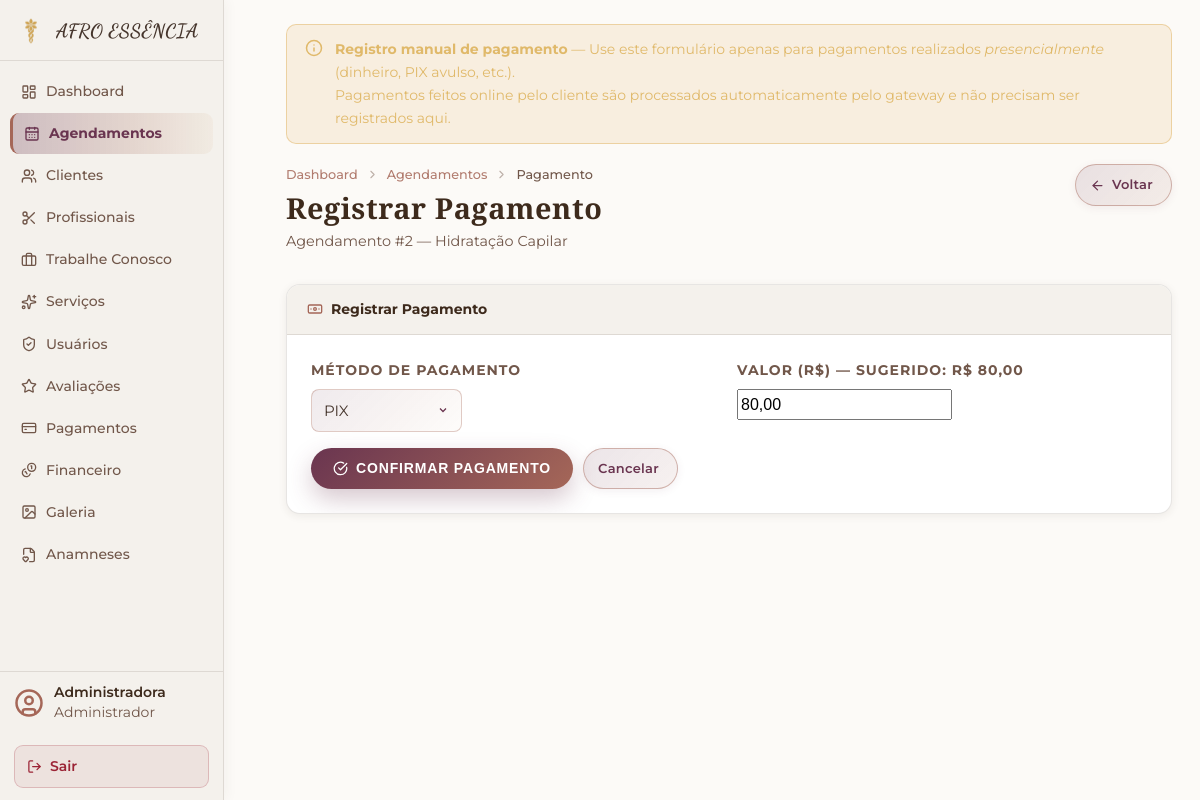
The app's page /dashboard/pagamentoForm/2 (signed in) with its own data.
### tables this page shows
CREATE TABLE `agendamentos` (
  `id`               int(11)  NOT NULL AUTO_INCREMENT,
  `cliente_id`       int(11)  NOT NULL,
  `profissional_id`  int(11)  NOT NULL,
  `servico_id`       int(11)  NOT NULL,
  `data_agendamento` date     NOT NULL,
  `hora_inicio`      time     NOT NULL,
  `hora_fim`         time     NOT NULL,
  `status`           enum('pendente','confirmado','em_andamento','concluido','cancelado') NOT NULL DEFAULT 'pendente',
  `observacoes`      text     DEFAULT NULL,
  `valor_final`      decimal(10,2) DEFAULT NULL,
  `oculto_cliente`   tinyint(1)    NOT NULL DEFAULT 0,
  `created_at`       timestamp NOT NULL DEFAULT current_timestamp(),
  PRIMARY KEY (`id`),
  KEY `fk_ag_cliente`      (`cliente_id`),
  KEY `fk_ag_profissional` (`profissional_id`),
  KEY `fk_ag_servico`      (`servico_id`),
  CONSTRAINT `fk_ag_cliente`      FOREIGN KEY (`cliente_id`)      REFERENCES `clientes` (`id`),
  CONSTRAINT `fk_ag_profissional` FOREIGN KEY (`profissional_id`) REFERENCES `profissionais` (`id`),
  CONSTRAINT `fk_ag_servico`      FOREIGN KEY (`servico_id`)      REFERENCES `servicos` (`id`)
);

CREATE TABLE `servicos` (
  `id`                   int(11)        NOT NULL AUTO_INCREMENT,
  `categoria_id`         int(11)        DEFAULT NULL,
  `nome`                 varchar(120)   NOT NULL,
  `slug`                 varchar(160)   DEFAULT NULL,
  `descricao`            text           DEFAULT NULL,
  `imagem`               varchar(255)   DEFAULT NULL,
  `beneficios`           text           DEFAULT NULL,
  `tempo_duracao_texto`  varchar(120)   DEFAULT NULL,
  `manutencao`           varchar(200)   DEFAULT NULL,
  `cuidados_pos_servico` text           DEFAULT NULL,
  `valor`                decimal(10,2)  NOT NULL DEFAULT 0.00,
  `duracao_minutos`      int(11)        NOT NULL DEFAULT 60,
  `status`               enum('ativo','inativo') NOT NULL DEFAULT 'ativo',
  `created_at`           timestamp      NOT NULL DEFAULT current_timestamp(),
  PRIMARY KEY (`id`),
  UNIQUE KEY `idx_servicos_slug` (`slug`),
  KEY `fk_servico_categoria` (`categoria_id`),
  CONSTRAINT `fk_servico_categoria` FOREIGN KEY (`categoria_id`) REFERENCES `categorias` (`id`)
);

### app/controllers/BaseController.php (called while the page is built, shortened)
<?php
class BaseController
{
    protected function view(string $path, array $data = []): void
    {
        extract($data);
        $viewFile = __DIR__ . "/../views/" . $path . ".php";
        require $viewFile;
    }
}

### app/controllers/DashboardController.php (called while the page is built, shortened)
<?php
class DashboardController extends BaseController
{
    public function pagamentoForm($agendamentoId = null)
    {
        $agendamentoDAO = new AgendamentoDAO();
        $agendamento    = $agendamentoDAO->findById((int) $agendamentoId);
        $pagamentoDAO = new PagamentoDAO();
        $jaPago       = $pagamentoDAO->findByAgendamento((int) $agendamentoId);
        $servicoDAO = new ServicoDAO();
        $servico    = $servicoDAO->findById($agendamento['servico_id']);
        $erro    = $_SESSION['erro']    ?? null;
        $sucesso = $_SESSION['success'] ?? null;
        $this->view('dashboard/admin/pagamento-form', [
            'agendamento' => $agendamento,
            'servico'     => $servico,
            'jaPago'      => $jaPago,
            'erro'        => $erro,
            'sucesso'     => $sucesso,
        ]);
    }
}

### config/database.example.php (called while the page is built, shortened)
<?php
if (!defined('APP_PUBLIC_URL')) {
    $protocol = (!empty($_SERVER['HTTPS']) && $_SERVER['HTTPS'] !== 'off') ? 'https' : 'http';
    $host     = $_SERVER['HTTP_HOST'] ?? 'localhost';
}
class Database {
    private static $conn = null;
    public static function getConnection() {
        if (self::$conn === null) {
            $host   = defined('DB_HOST')   ? DB_HOST   : 'localhost';
            $name   = defined('DB_NAME')   ? DB_NAME   : 'afro_essencia';
            $user   = defined('DB_USER')   ? DB_USER   : 'root';
            $pass   = defined('DB_PASS')   ? DB_PASS   : '';
            $charset = 'utf8mb4';
            try {
                self::$conn = new PDO(
                    "mysql:host={$host};dbname={$name};charset={$charset}",
                    $user,
                    $pass
                );
                self::$conn->setAttribute(PDO::ATTR_ERRMODE, PDO::ERRMODE_EXCEPTION);
                self::$conn->setAttribute(PDO::ATTR_DEFAULT_FETCH_MODE, PDO::FETCH_ASSOC);
                self::$conn->setAttribute(PDO::ATTR_EMULATE_PREPARES, false);
            } catch (PDOException $e) {
                error_log('DB Connection error: ' . $e->getMessage());
                http_response_code(500);
                die("<h2>Erro interno. Tente novamente em instantes.</h2>");
            }
        }
        return self::$conn;
    }
}

### app/dao/BaseDAO.php (called while the page is built, shortened)
<?php
class BaseDAO {
    public function __construct() {
        $this->conn = Database::getConnection();
    }
}

### app/dao/AgendamentoDAO.php (called while the page is built, shortened)
<?php
class AgendamentoDAO extends BaseDAO
{
    public function findById(int $id): ?array
    {
        $stmt = $this->conn->prepare(
            "SELECT a.*,
                    s.nome  AS servico,
                    s.valor AS valor,
                    u.nome  AS profissional
             FROM agendamentos  a
             LEFT JOIN servicos      s  ON a.servico_id      = s.id
             LEFT JOIN profissionais p  ON a.profissional_id = p.id
             LEFT JOIN usuarios      u  ON p.usuario_id      = u.id
             WHERE a.id = ?
             LIMIT 1"
        );
        $stmt->execute([$id]);
        $r = $stmt->fetch(PDO::FETCH_ASSOC);
        return $r ?: null;
    }
}

### app/dao/ServicoDAO.php (called while the page is built, shortened)
<?php
class ServicoDAO extends BaseDAO
{
    public function findById(int $id): ?array
    {
        $stmt = $this->conn->prepare(
            "SELECT s.*, c.nome AS categoria
             FROM servicos s
             LEFT JOIN categorias c ON s.categoria_id = c.id
             WHERE s.id = ? LIMIT 1"
        );
        $stmt->execute([$id]);
        $r = $stmt->fetch(PDO::FETCH_ASSOC);
        return $r ?: null;
    }
}

### app/dao/PagamentoDAO.php (called while the page is built, shortened)
<?php
class PagamentoDAO extends BaseDAO
{
    public function findByAgendamento(int $agendamentoId): ?array
    {
        $stmt = $this->conn->prepare(
            "SELECT * FROM pagamentos WHERE agendamento_id = ? LIMIT 1"
        );
        $stmt->execute([$agendamentoId]);
        $r = $stmt->fetch(PDO::FETCH_ASSOC);
        return $r ?: null;
    }
}

### app/views/dashboard/admin/pagamento-form.php (the view, shortened to what this page needs)
<?php
require __DIR__ . '/../partials/_admin-header.php';
?>
<div style="background:rgba(209,138,19,.10);border:1px solid rgba(209,138,19,.30);border-radius:10px;padding:13px 18px;margin-bottom:20px;font-size: 14px;color:#e0b96a;display:flex;align-items:flex-start;gap:12px;">
    <i data-lucide="info" style="width:18px;height:18px;flex-shrink:0;margin-top:1px;"></i>
    <div>
        <strong>Registro manual de pagamento</strong> — Use este formulário apenas para pagamentos realizados <em>presencialmente</em> (dinheiro, PIX avulso, etc.).<br>
        Pagamentos feitos online pelo cliente são processados automaticamente pelo gateway e não precisam ser registrados aqui.
    </div>
</div>
<div class="subpage-header">
    <div>
        <nav class="subpage-breadcrumb">
            <a href="/afro_essencia/dashboard">Dashboard</a>
            <i data-lucide="chevron-right"></i>
            <a href="/afro_essencia/dashboard/agendamentos">Agendamentos</a>
            <i data-lucide="chevron-right"></i>
            <span>Pagamento</span>
        </nav>
        <h1 class="subpage-title">Registrar Pagamento</h1>
        <p class="subpage-subtitle">Agendamento #<?= (int)$agendamento['id'] ?> — <?= htmlspecialchars($servico['nome'] ?? '') ?></p>
    </div>
    <div class="subpage-actions">
        <a href="/afro_essencia/dashboard/agendamentos" class="btn-outline">
            <i data-lucide="arrow-left"></i> Voltar
        </a>
    </div>
</div>
<?php if ($jaPago): ?>
    <div class="data-panel">
        <div class="data-panel-header">
            <h3 class="data-panel-title"><i data-lucide="check-circle"></i> Pagamento já registrado</h3>
        </div>
        <div class="adm-ficha-grid">
            <div class="adm-ficha-item">
                <span class="adm-ficha-chave">Método</span>
                <span class="adm-ficha-valor"><?= ucfirst($jaPago['metodo_pagamento']) ?></span>
            </div>
            <div class="adm-ficha-item">
                <span class="adm-ficha-chave">Valor</span>
                <span class="adm-ficha-valor cell-value">R$ <?= number_format($jaPago['valor'], 2, ',', '.') ?></span>
            </div>
            <div class="adm-ficha-item">
                <span class="adm-ficha-chave">Status</span>
                <span class="adm-ficha-valor"><span class="badge badge-concluido"><?= ucfirst($jaPago['status_pagamento']) ?></span></span>
            </div>
            <div class="adm-ficha-item">
                <span class="adm-ficha-chave">Data</span>
                <span class="adm-ficha-valor"><?= !empty($jaPago['data_pagamento']) ? date('d/m/Y H:i', strtotime($jaPago['data_pagamento'])) : '—' ?></span>
            </div>
        </div>
    </div>
<?php else: ?>
    <div class="data-panel">
        <div class="data-panel-header">
            <h3 class="data-panel-title"><i data-lucide="banknote"></i> Registrar Pagamento</h3>
        </div>
        <div style="padding:24px">
            <form method="POST" action="/afro_essencia/dashboard/pagamentoStore">
                <div style="display:grid;grid-template-columns:1fr 1fr;gap:16px;margin-bottom:16px;">
                    <div>
                        <label class="adm-ficha-chave" style="display:block;margin-bottom:6px">Método de Pagamento</label>
                        <select name="metodo_pagamento"
                            class="input-field no-icon" style="appearance:none;">
                            <option value="pix">PIX</option>
                        </select>
                    </div>
                    <div>
                        <label class="adm-ficha-chave" style="display:block;margin-bottom:6px">
                            Valor (R$) — sugerido: R$ <?= number_format($servico['valor'] ?? 0, 2, ',', '.') ?>
                        </label>
                        <input type="text" name="valor"
                            value="<?= number_format($servico['valor'] ?? 0, 2, ',', '.') ?>"
                            class="input-field no-icon">
                    </div>
                </div>
                <div style="display:flex;gap:10px;margin-top:8px;">
                    <button type="submit" class="btn-primary">
                        <i data-lucide="check-circle"></i>
                        Confirmar Pagamento
                    </button>
                    <a href="/afro_essencia/dashboard/agendamentos" class="btn-outline">Cancelar</a>
                </div>
            </form>
        </div>
    </div>
<?php endif; ?>
<?php require __DIR__ . '/../partials/_admin-footer.php'; ?>

### public/css/dashboard-admin.css (style rules this page uses)
:root { --accent: #A56758; --accent-soft: rgba(165,103,88,.12); --accent-strong: #6A3550; --background: var(--ds-bg); --surface: var(--ds-surface-raise); --surface-alt: var(--ds-surface); --surface-soft: rgba(69,53,44,.04); --surface-border: var(--ds-border-neutral); --text-primary: var(--ds-text); --text-muted: var(--ds-text-muted); --border: var(--ds-border-neutral); --shadow: var(--ds-shadow-md); --radius: var(--ds-radius); --radius-sm: var(--ds-radius-sm); --sidebar-w: 224px; }
*, *::before, *::after { box-sizing: border-box; }
body { margin: 0; font-family: 'Montserrat', 'Inter', sans-serif; background: var(--ds-bg); color: var(--ds-text); min-height: 100vh; -webkit-font-smoothing: antialiased; }
svg { vertical-align: middle; }

### public/css/dashboard-admin-subpages.css (style rules this page uses)
.subpage-header { display: flex; align-items: flex-start; justify-content: space-between; gap: 18px; margin-bottom: 30px; flex-wrap: wrap; }
.subpage-breadcrumb { display: flex; align-items: center; gap: 8px; font-size: .8rem; color: var(--ds-text-muted); margin-bottom: 6px; font-weight: 500; }
.subpage-breadcrumb a { color: #A56758; text-decoration: none; opacity: .85; transition: opacity .18s; }
.subpage-breadcrumb svg { width: 13px; height: 13px; opacity: .45; }
.subpage-title { margin: 0; font-family: 'Playfair Display', serif; font-size: clamp(1.7rem, 2.4vw, 2.2rem); font-weight: 700; color: var(--ds-text); letter-spacing: .02em; }
.subpage-subtitle { margin: 5px 0 0; font-size: .9rem; color: var(--ds-text-muted); line-height: 1.6; }
.subpage-actions { display: flex; align-items: center; gap: 10px; flex-wrap: wrap; }
.btn-primary { display: inline-flex; align-items: center; gap: 8px; padding: 11px 22px; border-radius: var(--ds-radius-full); background: linear-gradient(135deg, #6A3550 0%, #A56758 100%); color: #FFFFFF; text-decoration: none; font-size: .875rem; font-weight: 700; letter-spacing: .06em; text-transform: uppercase; border: none; cursor: pointer; transition: transform .22s, box-shadow .22s, filter .22s; box-shadow: 0 10px 24px rgba(106,53,80,.28); white-space: nowrap; }
.btn-primary svg { width: 15px; height: 15px; }
.data-panel { background: #FFFFFF; border: 1px solid var(--ds-border-neutral); border-radius: var(--ds-radius); overflow: hidden; margin-bottom: 24px; box-shadow: var(--ds-shadow-sm); }
.data-panel-header { display: flex; align-items: center; justify-content: space-between; padding: 20px 24px; border-bottom: 1px solid var(--ds-border-neutral); flex-wrap: wrap; gap: 14px; background: var(--ds-surface); }
.data-panel-title { margin: 0; font-size: .95rem; font-weight: 700; color: var(--ds-text); display: flex; align-items: center; gap: 10px; }
.data-panel-title svg { width: 18px; height: 18px; color: #A56758; }
.adm-ficha-chave { font-size: 14px; font-weight: 700; color: var(--ds-text-muted); text-transform: uppercase; letter-spacing: .07em; }
svg { vertical-align: middle; }
.data-panel { background: #fff; border: 1px solid var(--ds-border-neutral); border-radius: var(--ds-radius); box-shadow: var(--ds-shadow-sm); overflow: hidden; }
.data-panel-header { display: flex; align-items: center; justify-content: space-between; padding: 16px 20px; border-bottom: 1px solid var(--ds-border-neutral); }
.data-panel-title { font-size: 14px; font-weight: 700; color: var(--ds-text); margin: 0; display: flex; align-items: center; gap: 8px; }
.data-panel-title svg { width: 16px; height: 16px; color: #A56758; }

### records on screen
agendamentos: id "2"
servicos: nome "Hidratação Capilar", valor "80,00"

### other values on screen
$_SESSION['user']['nome'] "Administradora"
